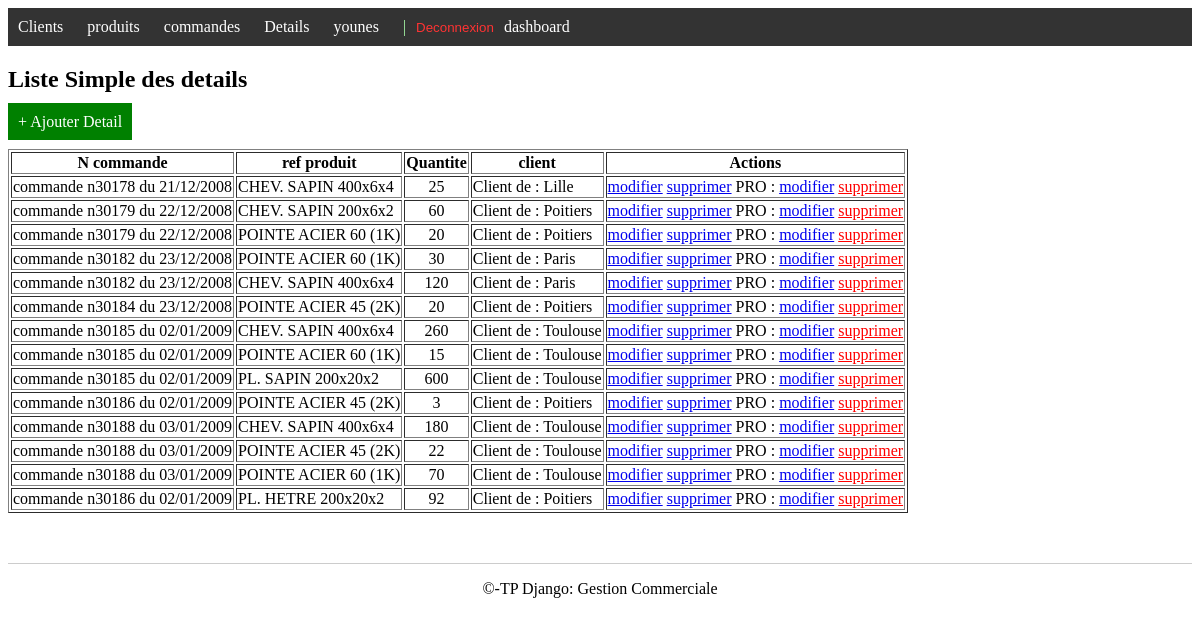
The page /Boutique/details/ (signed in) on the database as committed earlier.
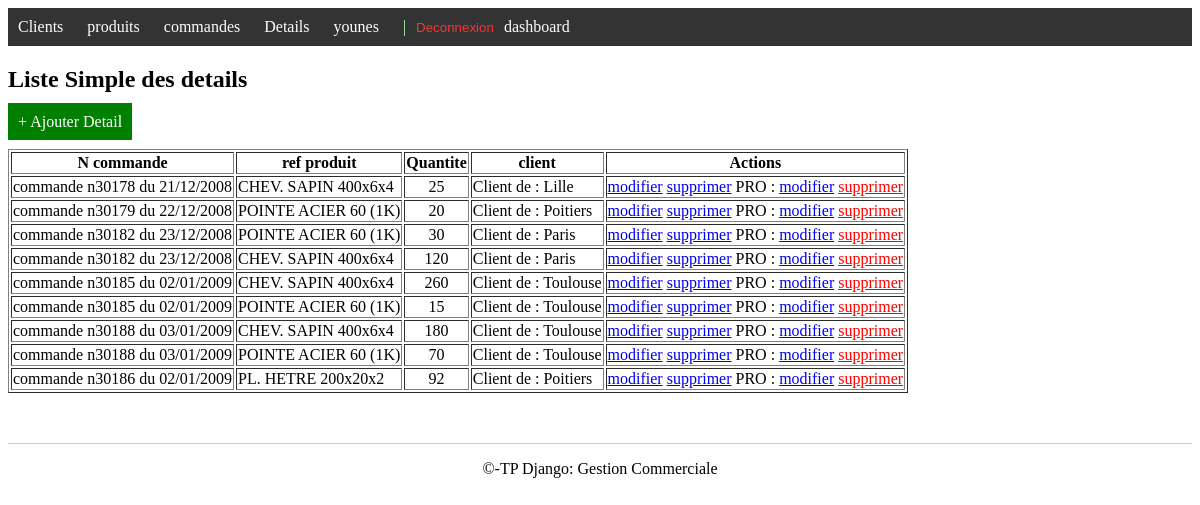
The same page on the database as committed later.
### Boutique/models.py (models this page shows, shortened)
class Detail(models.Model):
    commande=models.ForeignKey(Commande,on_delete=models.CASCADE,related_name='lignes')
    produit=models.ForeignKey(Produit,on_delete=models.CASCADE)
    qcom=models.IntegerField()
    class Meta:
        unique_together=('commande','produit')

class Commande(models.Model):
    ncom=models.IntegerField(primary_key=True)
    client=models.ForeignKey(Client,on_delete=models.CASCADE)
    datecom=models.DateField()

class Produit(models.Model):
    npro=models.CharField(max_length=10,primary_key=True)
    libelle=models.CharField(max_length=100)
    prix=models.CharField(default=0)
    qstock=models.IntegerField()

class Client(models.Model):
    ncli=models.CharField(max_length=10,primary_key=True)
    nom=models.CharField(max_length=100)
    adresse=models.CharField(max_length=200)
    localite=models.CharField(max_length=100)
    cat=models.CharField(max_length=2,null=True,blank=True)
    compte=models.DecimalField(max_digits=10,decimal_places=2)

### Boutique/views.py (the view)
# urls.py: path('details/',views.liste_details,name='details'),
@login_required(login_url=LOGIN_URL)
def liste_details(request):
    data_details=Detail.objects.select_related('commande','produit').all()
    return render(request,'Boutique/details.html',{'details':data_details})

### Boutique/templates/Boutique/details.html
{%extends 'Boutique/base.html'%}
{%block content%}
<h2>Liste Simple des details</h2>
{% if perms.Boutique.add_detail %}
<a href="{% url 'ajouter_detail' %}" style="background:green;color:white;padding:10px;text-decoration:none;">+ Ajouter Detail</a><br><br>
{% endif %}
<table border="1">
   <thead>
    <tr>
        <th>N commande</th>
        <th>ref produit</th>
        <th>Quantite</th>
        <th>client</th>
        <th>Actions</th>
    </tr>
   </thead>
   <tbody>
    {%for d in details%}
    <tr>
        <td>commande n{{d.commande.ncom}} du {{d.commande.datecom|date:"d/m/Y"}}</td>
        <td>{{d.produit.libelle}}</td>
        <td style="text-align: center;">{{d.qcom}}</td>
        <td>Client de : {{d.commande.client.localite}}</td>
        <td>
            {%if perms.Boutique.change_detail%}
           <a href="{% url 'modifier_detail' d.commande.ncom d.produit.npro %}">modifier</a>
           {%endif%}
           {%if perms.Boutique.delete_client%}
           <a href="{% url 'supprimer_detail' d.commande.ncom d.produit.npro %}">supprimer</a>
           {%endif%}
           <span>PRO : </span>
           <a href="{% url 'update' 2 d.commande_id d.produit_id %}">modifier</a>
           <a href="{% url 'delete' 2 d.commande_id d.produit_id  %}" style="color:red;">supprimer</a>
        </td>
    </tr>
    {%endfor%}
   </tbody>
</table>
{%endblock%}

### Boutique/templates/Boutique/base.html (shortened to what this page needs)
<!DOCTYPE html>
<html lang="fr">
<head>
</head>
<body>
    <nav>
        <a href="{% url 'clients' %}">Clients</a>
        <a href="{% url 'products' %}">produits</a>
        <a href="{% url 'commandes' %}">commandes</a>
        <a href="{% url 'details'%}">Details</a>
        {% if request.user.is_authenticated %}
           <span style='color:#aaffaa;'><a href="{% url 'profile' %}">{{request.user.username}}</a> |</span>
           <form action="{% url 'deconnexion' %}" method="POST" style="display:inline;">
               <button type="submit" style="background:none;border:none;color:#ff3333;cursor:pointer;">Deconnexion</button>
           </form>
        {% else %}
           <a href="{% url 'connexion'%}">connexion | </a>
           <a href="{% url 'register'%}">insription</a>
        {%endif%}
        <a href="{% url 'tableau_bord'%}">dashboard</a>
    </nav>
    <div class="content">
        {% block content %}{% endblock %}
    </div>
    <footer>
        <p>&copy;{{"maintenant"|date:"Y"}}-TP Django: Gestion Commerciale</p>
    </footer>
</body>
</html>

### Boutique/templates/Boutique/base.html (style rules this page uses)
nav { background: #333;padding:10px; }
nav a { color:white;margin-right:20px;text-decoration:none; }
footer { margin-top:50px;border-top:1px solid #ccc;text-align:center; }

Rows that differ between the two databases and show on the page:
removed Detail: commande.ncom "30179", commande.datecom "22/12/2008", produit.libelle "CHEV. SAPIN 200x6x2", qcom "60", commande.client.localite "Poitiers"
removed Detail: commande.ncom "30184", commande.datecom "23/12/2008", produit.libelle "POINTE ACIER 45 (2K)", qcom "20", commande.client.localite "Poitiers"
removed Detail: commande.ncom "30185", commande.datecom "02/01/2009", produit.libelle "PL. SAPIN 200x20x2", qcom "600", commande.client.localite "Toulouse"
removed Detail: commande.ncom "30186", commande.datecom "02/01/2009", produit.libelle "POINTE ACIER 45 (2K)", qcom "3", commande.client.localite "Poitiers"
removed Detail: commande.ncom "30188", commande.datecom "03/01/2009", produit.libelle "POINTE ACIER 45 (2K)", qcom "22", commande.client.localite "Toulouse"
